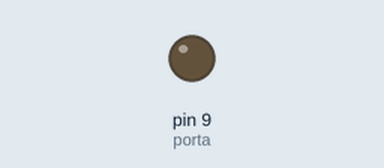
This sketch was run on a simulated Arduino Uno, built with avr-gcc and run on an emulated ATmega328P. On the bench: output pins drawn as LEDs (lit = HIGH).

Above: at 0.1 s.
At 6.1 s:
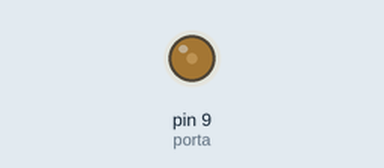
At 12.6 s:
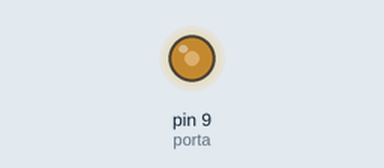
At 25.6 s:
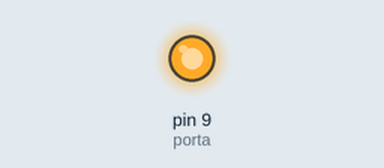
Timing chart, 0 to 40.0 s (numbered marks = the images above):
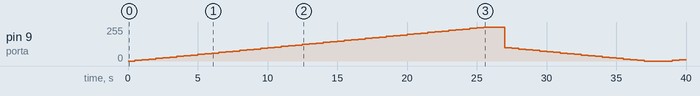

The sketch:

teste1_motorBrushless.ino
```cpp
int rotacao;
 int porta = 9;

 void setup()
 {
 }

 void loop()
 {
  for(rotacao=0; rotacao<=255; rotacao=rotacao+5)
  {
   analogWrite(porta,rotacao);
   delay(500);
  }

  delay(1000);
  for(rotacao=100; rotacao>=0; rotacao=rotacao-5)
  {
   analogWrite(porta,rotacao);
   delay(500);
  }

  delay(1000);
 }
```

Measured:
- by itself, pin 9 (porta): 0/255 → 5/255 at 0.50 s, → 10/255 0.50 s later, → 15/255 0.50 s later, → 20/255 0.50 s later, … (74 changes in this stretch)
